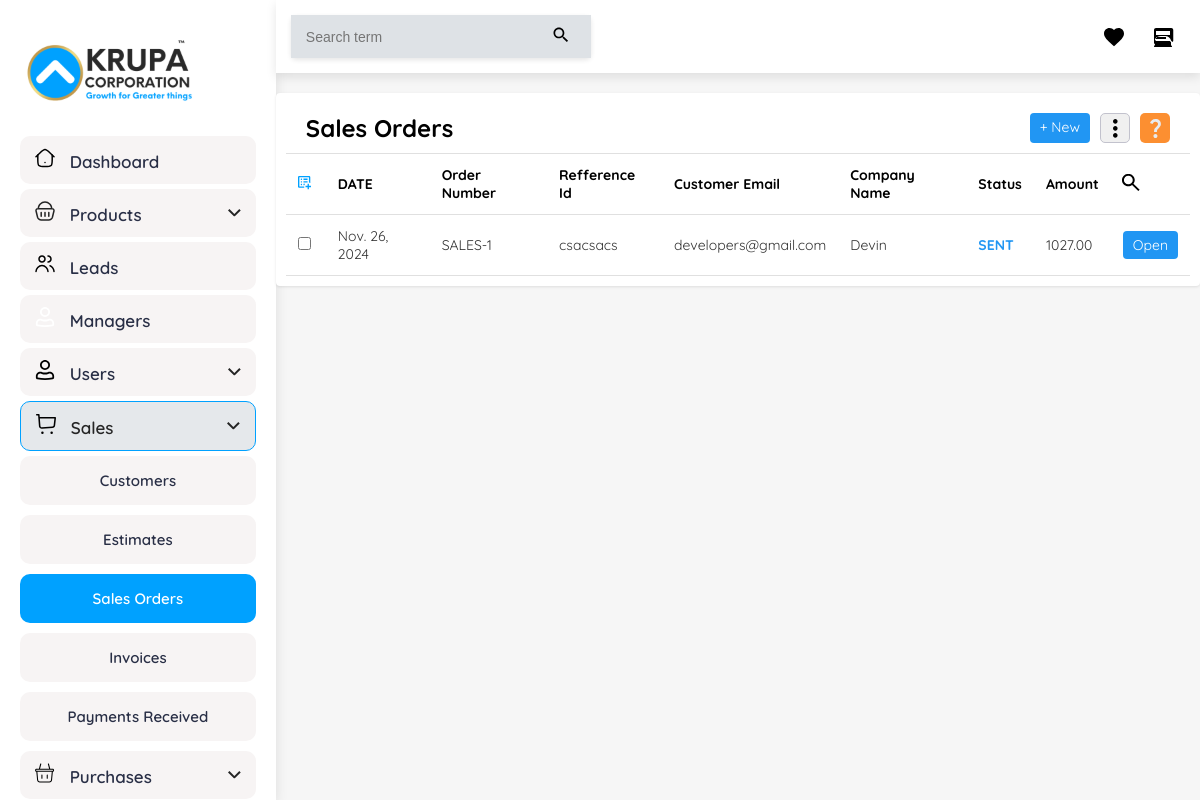
Screenshot of /salesorder1/ (signed in) with the database file from the repository.
### krupa/models.py (models this page shows, shortened)
class SalesOrder(models.Model):
    customer_name = models.ForeignKey(CustomUser, null=True, blank=True,on_delete=models.CASCADE)
    request = models.ForeignKey(Request, null=True, blank=True,on_delete=models.CASCADE)
    estimate = models.ForeignKey(Estimate,null=True,blank=True,on_delete=models.CASCADE)
    sales_order_number = models.CharField(max_length=100, blank=True)
    reference_number = models.CharField(max_length=100, blank=True)
    date = models.CharField(max_length=100,null=True, blank=True)
    expiry_date = models.CharField(max_length=100,null=True, blank=True)
    payment_terms = models.CharField(max_length=255, blank=True)
    delivery_method = models.CharField(max_length=255, blank=True)
    sales_person = models.CharField(max_length=255, blank=True)
    sub_total = models.DecimalField(max_digits=10, decimal_places=2, default=0)
    shipping_charges = models.DecimalField(max_digits=10, decimal_places=2, default=0)
    adjustment = models.DecimalField(max_digits=10, decimal_places=2, default=0)
    total = models.DecimalField(max_digits=10, decimal_places=2, default=0)
    terms_and_conditions = models.TextField(blank=True)
    create_retainer_invoice = models.BooleanField(default=False)
    created_date = models.DateField(auto_now=True)
    status = models.CharField(max_length=30,null=True,blank=True,default="SENT")

class Request(models.Model):
    profile = models.ForeignKey(CustomUser,on_delete=models.CASCADE)
    requestid = models.CharField(max_length=20,null=True,blank=True)
    product_name = models.ForeignKey(Products,null=True,blank=True,on_delete=models.CASCADE)
    quantity = models.IntegerField()
    company = models.CharField(max_length=30)
    pincode = models.CharField(max_length=10)
    email = models.EmailField(max_length=30)
    mobile_number = models.CharField(max_length=10)
    price = models.IntegerField(blank=True,null=True)
    request = models.BooleanField(default=False, null=True,blank=True)
    type = models.CharField(max_length=20)
    date = models.DateField(auto_now_add=True,blank=True,null=True)
    manager = models.ForeignKey(Managers,on_delete=models.SET_NULL,null=True,blank=True)
    shipping = models.ForeignKey(ShippingAddress,on_delete=models.SET_NULL,null=True,blank=True)

### admin_panel/views.py (the view)
# urls.py: path('salesorder1/',SalesOrder1,name="SalesOrder1"),
@login_required(login_url='/managerlogin/')
def SalesOrder1(request):
    objs = SalesOrder.objects.all()
    context = {'salesorders': objs}
    return render(request,"salesorder1.html",context)

### templates/salesorder1.html (shortened to what this page needs)
<!DOCTYPE html>
<html lang="en">
  <head>
  </head>
  <body>
    {% load static %}
    <div class="container">
      <aside class="sidebar" style="overflow-y: scroll">
        <img
          src="{% static 'admin/images/krupa.svg' %}"
          alt="Logo"
          class="logo"
        />
        <nav style="height: 80vh; display: flex; flex-direction: column">
          <div
            class="nav-item"
            style="display: flex; justify-content: space-between"
          >
            <div>
              <img
                src="{% static 'admin/images/dashboard-light.svg' %}"
                alt="Dashboard Icon"
                class="icon"
              />
              <span>Dashboard</span>
            </div>
          </div>
          <a href="/adminproducts/" style="text-decoration: none">
            <div class="nav-item" data-dropdown="products-dropdown">
              <div>
                <img
                  src="{% static 'admin/images/products-dark.svg' %}"
                  alt="Products Icon"
                  class="icon"
                />
                <span>Products</span>
              </div>
              <img
                src="{% static 'admin/images/dropdown.svg' %}"
                alt="Arrow"
                class="arrow"
              />
            </div>
          </a>
          <a href="/leadsall/" style="text-decoration: none">
            <div class="nav-item" data-dropdown="leads-dropdown">
              <div>
                <img
                  src="{% static 'admin/images/leads.svg' %}"
                  alt="Leads Icon"
                  class="icon"
                />
                <span>Leads</span>
              </div>
            </div>
          </a>
          <a href="/managers/" style="text-decoration: none">
            <div
              class="nav-item"
              style="display: flex; justify-content: space-between"
            >
              <div>
                <img
                  src="{% static 'admin/images/manager.svg' %}"
                  alt="Manager Icon"
                  class="icon"
                />
                <span>Managers</span>
              </div>
            </div>
          </a>
          <div class="nav-item" data-dropdown="users-dropdown">
            <div>
              <img
                src="{% static 'admin/images/user-dark.svg' %}"
                alt="Users Icon"
                class="icon"
              />
              <span>Users</span>
            </div>
            <img
              src="{% static 'admin/images/dropdown.svg' %}"
              alt="Arrow"
              class="arrow"
            />
          </div>
          <div
            class="nav-item drop-active active"
            data-dropdown="sales-dropdown"
          >
            <div>
              <img
                src="{% static 'admin/images/sales-dark.svg' %}"
                alt="Sales Icon"
                class="icon"
              />
              <span>Sales</span>
            </div>
            <img
              src="{% static 'admin/images/dropdown.svg' %}"
              alt="Arrow"
              class="arrow"
            />
          </div>
          <div id="sales-dropdown" class="dropdown-content show">
            <a href="/customerspage/">Customers</a>
            <a href="/estimates/">Estimates</a>
            <a href="/salesorder1/" class="active">Sales Orders</a>
            <a href="/invoice1/">Invoices</a>
            <a href="/payment1/">Payments Received</a>
          </div>
          <div class="nav-item" data-dropdown="purchases-dropdown">
            <div>
              <img
                src="{% static 'admin/images/purchaces.svg' %}"
                alt="Purchases Icon"
                class="icon"
              />
              <span>Purchases</span>
            </div>
            <img
              src="{% static 'admin/images/dropdown.svg' %}"
              alt="Arrow"
              class="arrow"
            />
          </div>
        </nav>
      </aside>
      <main class="main-content">
        <div class="top-bar">
          <div class="search-bar">
            <input type="text" placeholder="Search term" />
            <button>
              <svg class="icon" viewBox="0 0 24 24">
                <path
                  d="M15.5 14h-.79l-.28-.27C15.41 12.59 16 11.11 16 9.5 16 5.91 13.09 3 9.5 3S3 5.91 3 9.5 5.91 16 9.5 16c1.61 0 3.09-.59 4.23-1.57l.27.28v.79l5 4.99L20.49 19l-4.99-5zm-6 0C7.01 14 5 11.99 5 9.5S7.01 5 9.5 5 14 7.01 14 9.5 11.99 14 9.5 14z"
                ></path>
              </svg>
            </button>
          </div>
          <div class="top-icons">
            <svg class="icon" viewBox="0 0 24 24">
              <path
                d="M12 21.35l-1.45-1.32C5.4 15.36 2 12.28 2 8.5 2 5.42 4.42 3 7.5 3c1.74 0 3.41.81 4.5 2.09C13.09 3.81 14.76 3 16.5 3 19.58 3 22 5.42 22 8.5c0 3.78-3.4 6.86-8.55 11.54L12 21.35z"
              ></path>
            </svg>
            <svg class="icon" viewBox="0 0 24 24">
              <path
                d="M20 17.17L18.83 16H5.17l-1.34-1.34C4.54 12.78 7.15 11 10 11h4c2.85 0 5.46 1.78 6.17 4.66l1.26 1.26c.3-.31.57-.65.83-1.02V5c0-1.1-.9-2-2-2H5c-1.1 0-2 .9-2 2v13.17c.31.4.67.77 1.08 1.08L3 21.59V22h18v-.41l-1-1.59zM5 6h14v4H5V6zm0 6h10v2H5v-2z"
              ></path>
            </svg>
          </div>
        </div>
        <div class="cont">
          <div class="header">
            <div class="tabs">
              <h1 style="font-size: 24px; font-weight: 700; color: #000000">
                Sales Orders
              </h1>
            </div>
            <div class="action-icons" style="display: flex; gap: 10px">
              <a
                style="text-decoration: none"
                href="/newsalesorder/"
                class="btn btn-primary"
                >+ New</a
              >
              <a
                style="
                  background-color: #f0f0f0;
                  padding: 3px;
                  height: 30px;
                  width: 30px;
                  display: flex;
                  align-items: center;
                  justify-content: center;
                  border-radius: 5px;
                  border: 1px solid #c2c2cd;
                "
                ><img src="images/threedots.svg" alt=""
              /></a>
              <a
                style="
                  background-color: #fc8f31;
                  padding: 3px;
                  height: 30px;
                  width: 30px;
                  display: flex;
                  align-items: center;
                  justify-content: center;
                  border-radius: 5px;
                "
                ><img src="images/question.svg" alt=""
              /></a>
            </div>
          </div>
          <table>
            <thead>
              <tr>
                <th><img src="images/table1.svg" alt="" /></th>
                <th>DATE</th>
                <th>Order Number</th>
                <th>Refference Id</th>
                <th>Customer Email</th>
                <th>Company Name</th>
                <th>Status</th>
                <th>Amount</th>
                <th class="search-icon">
                  <img src="images/search.svg" alt="" style="scale: 1.2" />
                </th>
              </tr>
            </thead>
            <tbody>
              {% if salesorders %} {% for i in salesorders %}
              <tr>
                <td class="checkbox-cell"><input type="checkbox" /></td>
                <td data-label="DATE">{{i.created_date}}</td>
                <td data-label="Estimate Number">{{i.sales_order_number}}</td>
                <td data-label="Estimate Number">{{i.reference_number}}</td>
                <td data-label="Reference Number">{{i.request.email}}</td>
                <td data-label="Customer Name">{{i.request.company}}</td>
                <td data-label="Status">{{i.status}}</td>
                <td data-label="Amount">{{i.total}}</td>
                <td class="search-icon">
                  <a
                    href="/salesorder2/{{i.id}}"
                    style="text-decoration: none"
                    class="btn btn-primary"
                    >Open</a
                  >
                </td>
              </tr>
              {% endfor %} {% else %}
              <tr>
                <h2>Sales orders Not found</h2>
              </tr>
              {% endif %}
            </tbody>
          </table>
        </div>
      </main>
    </div>
  </body>
</html>

### templates/salesorder1.html (style rules this page uses)
* { margin: 0; padding: 0; box-sizing: border-box; }
body { font-family: "Quicksand", sans-serif; background-color: #f6f6f6; color: #333; }
.container { display: flex; min-height: 100vh; }
.sidebar { width: 280px; background-color: #ffffff; color: #292f46; padding: 20px; box-shadow: 0 4px 12px rgba(0, 0, 0, 0.1); transition: all 0.3s ease; }
.sidebar .dropdown-content { display: none; flex-direction: column; }
.sidebar .dropdown-content a { padding: 15px; color: #292f46; background-color: #f7f4f4; margin-bottom: 10px; font-weight: 600; text-decoration: none; font-size: 15px; text-align: center; border-radius: 10px; transition: background-color 0.2s; }
.sidebar .dropdown-content .active { background-color: #00a1ff; color: white; }
.sidebar .dropdown-content.show { display: flex; }
.logo { width: 100%; max-width: 180px; margin-bottom: 30px; }
.nav-item { display: flex; align-items: center; padding: 12px 15px; margin-bottom: 5px; color: #292f46; text-decoration: none; background-color: #f7f4f4; font-size: 17px; font-weight: 600; border-radius: 10px; cursor: pointer; justify-content: space-between; transition: background-color 0.2s; }
.nav-item.active { background-color: #e5e8eb; color: #252525; }
.drop-active { border: 1px solid #00a1ff; }
.icon { width: 20px; height: 20px; margin-right: 10px; }
.arrow { transition: transform 0.3s ease; }
.cont { padding: 10px; }
.top-bar { display: flex; justify-content: space-between; align-items: center; padding: 15px 30px; background-color: #fff; box-shadow: 0 2px 5px rgba(0, 0, 0, 0.1); width: 100%; position: sticky; top: 0; z-index: 999; }
.search-bar { display: flex; background-color: #fff; border-radius: 5px; box-shadow: 0 2px 5px rgba(0, 0, 0, 0.1); width: 300px; }
.search-bar input { flex-grow: 1; padding: 10px 15px; border: none; background-color: #dee2e6; font-size: 14px; outline: none; }
.search-bar button { padding: 10px; background-color: #dee2e6; border: none; cursor: pointer; }
.top-icons { display: flex; gap: 15px; }
.top-icons .icon { width: 24px; height: 24px; cursor: pointer; }
.main-content { flex-grow: 1; transition: margin-left 0.3s ease; }
.top-bar { position: relative; margin-top: 0; margin-left: 0; padding: 15px; background-color: #fff; box-shadow: 0px 4px 10px rgba(0, 0, 0, 0.1); }
.cont { max-width: 1400px; margin: 20px auto; background-color: white; border-radius: 4px; box-shadow: 0 1px 3px rgba(0, 0, 0, 0.1); overflow: hidden; }
.header { display: flex; justify-content: space-between; align-items: center; padding: 10px 20px; border-bottom: 1px solid #e0e0e0; }
.tabs { display: flex; gap: 30px; }
.btn { padding: 5px 10px; border: none; border-radius: 4px; cursor: pointer; font-size: 14px; }
.btn-primary { background-color: #2196f3; color: white; }
table { width: 100%; border-collapse: collapse; }
th, td { text-align: left; padding: 12px; border-bottom: 1px solid #e0e0e0; font-size: 14px; }
th { color: black; font-weight: 700; }
td { color: #333; }
.checkbox-cell { width: 40px; }
.search-icon { width: 40px; }

### rows the page displays
SalesOrder: created_date "Nov. 26, 2024", sales_order_number "SALES-1", reference_number "csacsacs", request.email "developers@gmail.com", request.company "Devin", status "SENT", total "1027.00"
